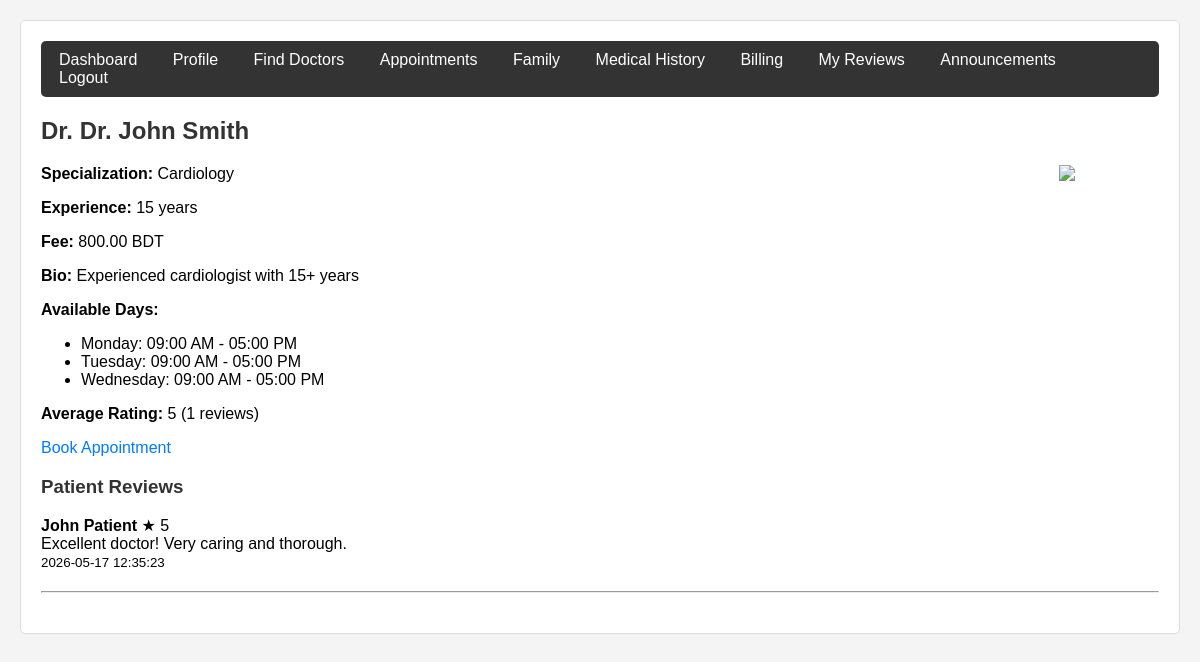
Screenshot of /controllers/PatientController.php?page=doctor_detail&id=1 (signed in) with the database file from the repository.
### tables this page shows
CREATE TABLE `doctors` (
  `id` int(11) NOT NULL,
  `user_id` int(11) NOT NULL,
  `specialization_id` int(11) DEFAULT NULL,
  `bio` text DEFAULT NULL,
  `consultation_fee` decimal(10,2) DEFAULT 500.00,
  `photo_path` varchar(255) DEFAULT NULL,
  `license_number` varchar(100) DEFAULT NULL,
  `experience_years` int(11) DEFAULT 0,
  `is_approved` tinyint(1) DEFAULT 0
);

CREATE TABLE `users` (
  `id` int(11) NOT NULL,
  `name` varchar(100) NOT NULL,
  `email` varchar(100) NOT NULL,
  `password_hash` varchar(255) NOT NULL,
  `phone` varchar(20) DEFAULT NULL,
  `role` enum('patient','doctor','receptionist','admin') DEFAULT 'patient',
  `profile_pic` varchar(255) DEFAULT NULL,
  `is_active` tinyint(1) DEFAULT 1,
  `created_at` timestamp NOT NULL DEFAULT current_timestamp()
);

CREATE TABLE `specializations` (
  `id` int(11) NOT NULL,
  `name` varchar(100) NOT NULL,
  `description` text DEFAULT NULL
);

CREATE TABLE `doctor_availability` (
  `id` int(11) NOT NULL,
  `doctor_id` int(11) NOT NULL,
  `day_of_week` enum('Monday','Tuesday','Wednesday','Thursday','Friday','Saturday','Sunday') DEFAULT NULL,
  `start_time` time DEFAULT NULL,
  `end_time` time DEFAULT NULL,
  `slot_duration_minutes` int(11) DEFAULT 30,
  `is_available` tinyint(1) DEFAULT 1
);

CREATE TABLE `doctor_reviews` (
  `id` int(11) NOT NULL,
  `appointment_id` int(11) NOT NULL,
  `patient_id` int(11) NOT NULL,
  `doctor_id` int(11) NOT NULL,
  `rating` int(11) DEFAULT NULL CHECK (`rating` >= 1 and `rating` <= 5),
  `review_text` text DEFAULT NULL,
  `created_at` timestamp NOT NULL DEFAULT current_timestamp()
);

### models/Doctor.php (called while the page is built, shortened)
<?php
require_once __DIR__ . '/../config/database.php';
class Doctor {
    private $conn;
    public function __construct() {
        $database = new Database();
        $this->conn = $database->getConnection();
    }
    public function getById($id) {
        $stmt = $this->conn->prepare("SELECT d.*, u.name, u.email, u.phone, u.profile_pic, s.name as specialization_name FROM doctors d JOIN users u ON d.user_id = u.id LEFT JOIN specializations s ON d.specialization_id = s.id WHERE d.id = ?");
        $stmt->bind_param("i", $id);
        $stmt->execute();
        return $stmt->get_result()->fetch_assoc();
    }
    public function getAverageRating($doctor_id) {
        $stmt = $this->conn->prepare("SELECT AVG(rating) as avg_rating, COUNT(*) as total FROM doctor_reviews WHERE doctor_id = ?");
        $stmt->bind_param("i", $doctor_id);
        $stmt->execute();
        return $stmt->get_result()->fetch_assoc();
    }
    public function getReviews($doctor_id) {
        $stmt = $this->conn->prepare("SELECT r.*, u.name as patient_name FROM doctor_reviews r JOIN patients p ON r.patient_id = p.id JOIN users u ON p.user_id = u.id WHERE r.doctor_id = ? ORDER BY r.created_at DESC");
        $stmt->bind_param("i", $doctor_id);
        $stmt->execute();
        $result = $stmt->get_result();
        $reviews = [];
        while($row = $result->fetch_assoc()) $reviews[] = $row;
        return $reviews;
    }
}
?>

### config/database.php (called while the page is built, shortened)
<?php
class Database {
    private $host = "localhost";
    private $db_name = "hospital_db";
    private $username = "root";
    private $password = "";
    public function getConnection() {
        $this->conn = null;
        try {
            $this->conn = new mysqli($this->host, $this->username, $this->password, $this->db_name);
            $this->conn->set_charset("utf8mb4");
        } catch(Exception $e) {
            die("Connection error: " . $e->getMessage());
        }
        return $this->conn;
    }
}
?>

### views/patient/doctor_detail.php (the view, shortened to what this page needs)
<?php
$id = $_GET['id'];
$doctor = $doctorModel->getById($id);
$rating = $doctorModel->getAverageRating($id);
$reviews = $doctorModel->getReviews($id);
$db = new Database();
$conn = $db->getConnection();
?>
<h2>Dr. <?php echo htmlspecialchars($doctor['name']); ?></h2>
<?php if($doctor['photo_path']): ?>
    <img src="../<?php echo $doctor['photo_path']; ?>" width="100" style="float:right;">
<?php else: ?>
    <img src="../assets/default-doctor.png" width="100" style="float:right;">
<?php endif; ?>
<p><strong>Specialization:</strong> <?php echo $doctor['specialization_name']; ?></p>
<p><strong>Experience:</strong> <?php echo $doctor['experience_years']; ?> years</p>
<p><strong>Fee:</strong> <?php echo $doctor['consultation_fee']; ?> BDT</p>
<p><strong>Bio:</strong> <?php echo nl2br(htmlspecialchars($doctor['bio'])); ?></p>
<?php
$avail_days = $conn->query("SELECT day_of_week, start_time, end_time FROM doctor_availability WHERE doctor_id = $id AND is_available = 1 ORDER BY FIELD(day_of_week, 'Monday','Tuesday','Wednesday','Thursday','Friday','Saturday','Sunday')");
if($avail_days->num_rows > 0): ?>
    <p><strong>Available Days:</strong></p>
    <ul>
    <?php while($day = $avail_days->fetch_assoc()): ?>
        <li><?php echo $day['day_of_week']; ?>: <?php echo date('h:i A', strtotime($day['start_time'])); ?> - <?php echo date('h:i A', strtotime($day['end_time'])); ?></li>
    <?php endwhile; ?>
    </ul>
<?php endif; ?>
<p><strong>Average Rating:</strong> <?php echo round($rating['avg_rating'],1); ?> (<?php echo $rating['total']; ?> reviews)</p>
<a href="?page=book_appointment&doctor_id=<?php echo $id; ?>">Book Appointment</a>
<h3>Patient Reviews</h3>
<?php foreach($reviews as $r): ?>
<div>
    <strong><?php echo htmlspecialchars($r['patient_name']); ?></strong> ★ <?php echo $r['rating']; ?><br>
    <?php echo nl2br(htmlspecialchars($r['review_text'])); ?><br>
    <small><?php echo $r['created_at']; ?></small>
</div><hr>
<?php endforeach; ?>

### assets/css/style.css (style rules this page uses)
body { font-family: Arial, Helvetica, sans-serif; background: #f4f4f4; margin: 0; padding: 20px; }
h2, h3 { color: #333; }
a { color: #007BFF; text-decoration: none; }
hr { margin: 20px 0; }

### rows the page displays
doctors: user.name "Dr. John Smith", specialization.name "Cardiology", experience_years "15", consultation_fee "800.00", bio "Experienced cardiologist with 15+ years"
doctor_availability: day_of_week "Monday", start_time "09:00 AM", end_time "05:00 PM"
doctor_availability: day_of_week "Tuesday", start_time "09:00 AM", end_time "05:00 PM"
doctor_availability: day_of_week "Wednesday", start_time "09:00 AM", end_time "05:00 PM"
doctor_reviews: users.name "John Patient", rating "5", review_text "Excellent doctor! Very caring and thorough.", created_at "2026-05-17 12:35:23"

### other values shown
$rating['avg_rating'] "5"
$rating['total'] "1"
